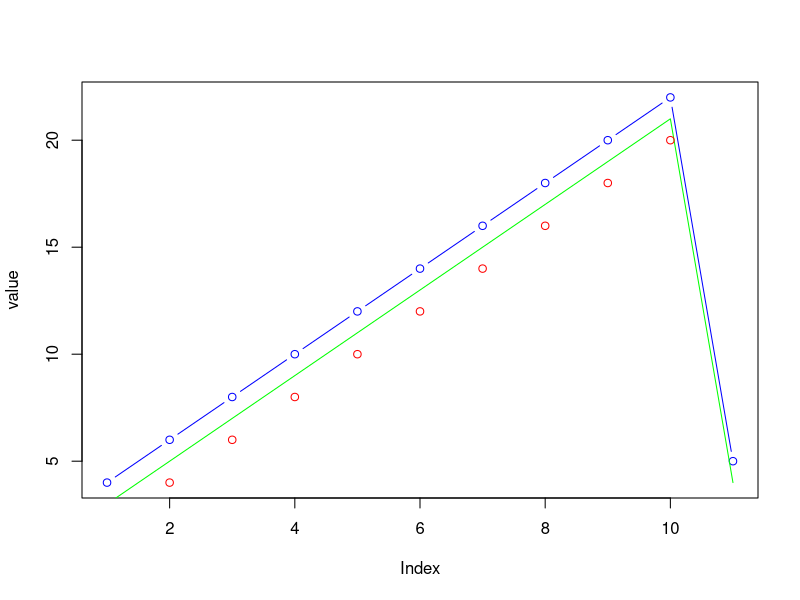

Reproduce this figure in R.
# 1.- Create a vector containing the first 10 odd natural numbers and number 2 as last element.
print("—————————NO.1—————————")
x1 <- c(seq (from =1, to =20, by=2),2)
print(x1)

# 2.- Create a function called is.odd. This function should return TRUE if the argument is odd. Hint: %% is the the module operator in R. 
print("—————————NO.2—————————")
is_odd <- function(num) {
  if (num %% 2 == 1) {
    return(TRUE)
  }else{
    print("This is not odd")
  }
}
x2 <- is_odd(3)
print(x2)
x2 <- is_odd(4)

# 3.-Create a function that computes the mean of the elements stored at odd positions in a vector. Apply it to the vector of exercise 1.
print("—————————NO.3—————————")
com_odd_mean <- function (elem){
  n <- length(elem)
  mean(elem[seq(n) %% 2 == 1])
}
x3 <- com_odd_mean(x1)
print(x3)

# 4.- Create a data frame where each column will be generated using the vector of exercise 1 as base. Column i will be generafted using the aforementioned vector incrementing all its elements in i units. The data frame will have 3 columns called a, b and c
print("—————————NO.4—————————")
x4 <- data.frame (a = x1+1,b=x1+2,c=x1+3)
print(x4)

# 5.- Write the code to compute the maximum value of the first 5 elements of the second column and also the maximum value of the first 5 elements of the third column of the data frame of exercise 4
print("—————————NO.5—————————")
x5_1 = max(x4[1:5,2])
print(x5_1)
x5_2 = max(x4[1:5,3])
print(x5_2)

# 6.- Create a 5x6 matrix with elements sampled from a uniform probability distribution on the interval from -2 to 2
print("—————————NO.6—————————")
x6 <- matrix (runif(n=30, min = -2, max = 2) ,nrow=5 ,ncol=6 , byrow=FALSE )
print(x6)

# 7.- Plot each column of the data frame of exercise 4 in red using points, in green using a line and in blue using points on a line. The three plots have to be arranged on the same row.

print("—————————NO.7—————————")
#matplot(cbind(x4$a,x4$b,x4$c),type=c("p","l","b"),col=c("red","green","blue"),lty=c(1,1,1))
plot(x4$c,ylab="value",type="b",col="blue")
lines(x4$b, ylab="value",type="l",col="green")
points(x4$a,ylab="value",type="p",col="red")